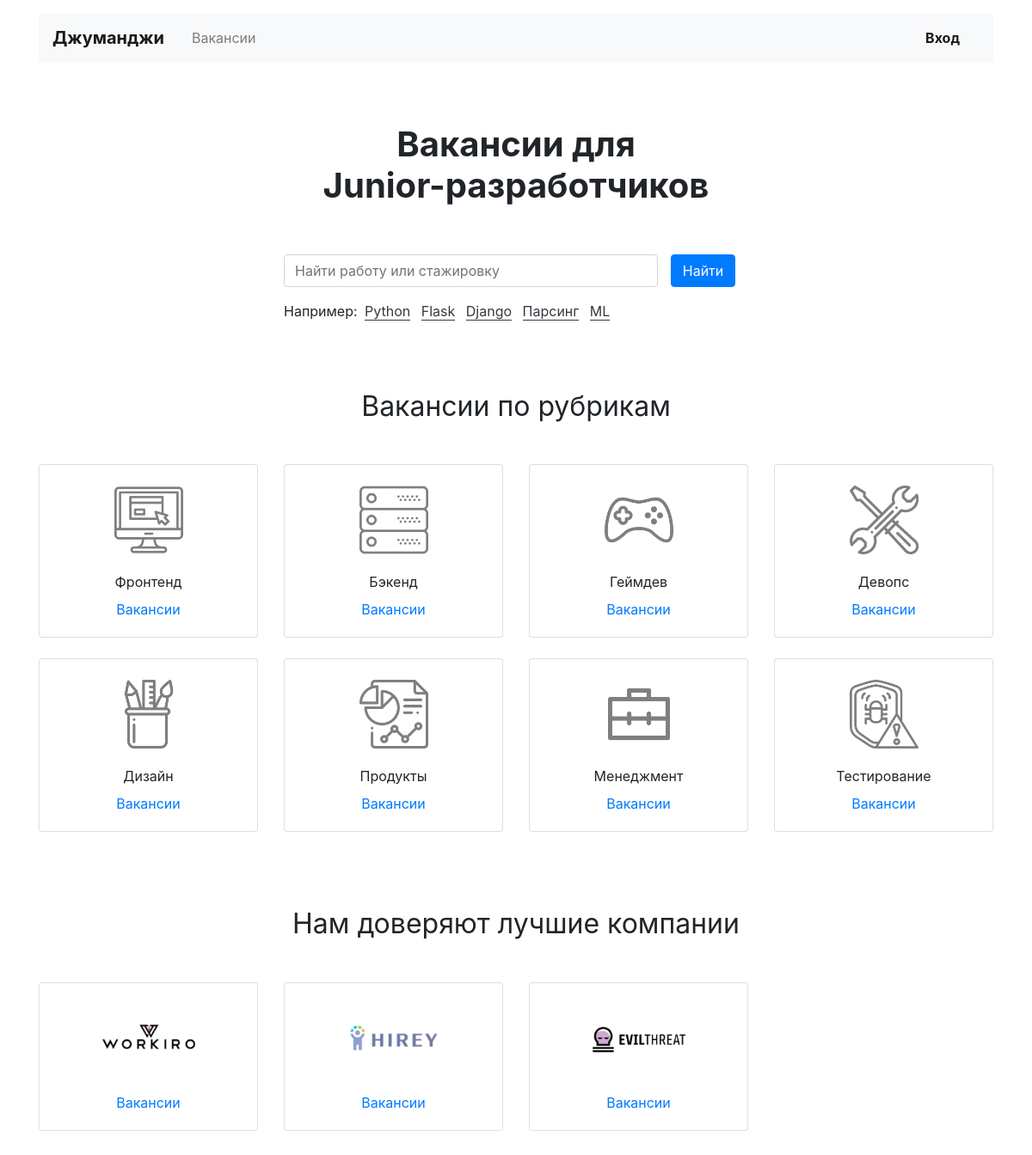
Before: / with the older database file.
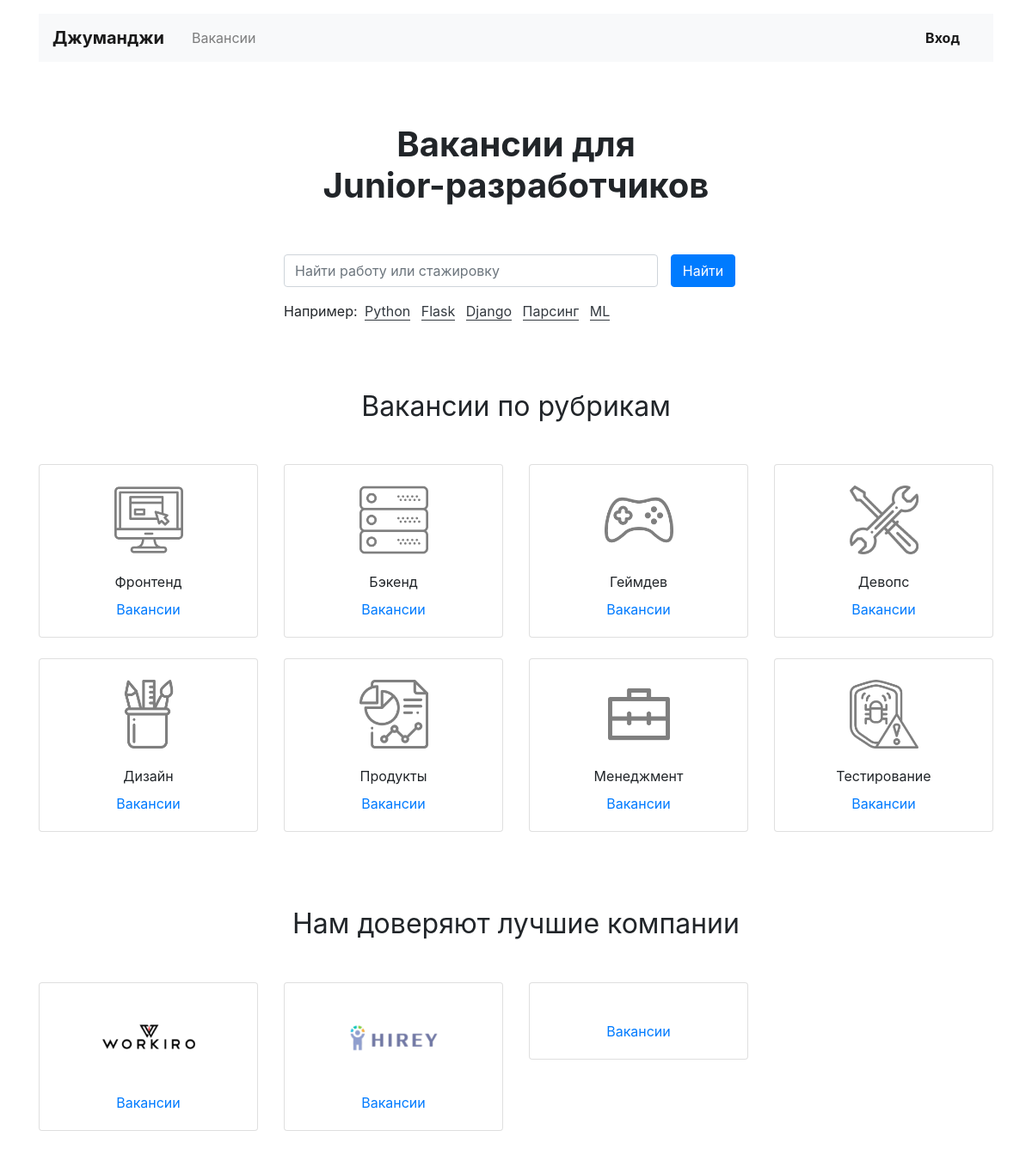
After: the same page with the newer database file.
### work/models.py (models this page shows, shortened)
class Company(models.Model):
    name = models.CharField(max_length=50)
    location = models.CharField(max_length=50)
    logo = models.ImageField(default='https://place-hold.it/100x60', upload_to=MEDIA_COMPANY_IMAGE_DIR)
    description = models.TextField()
    employee_count = models.IntegerField()
    owner = models.OneToOneField(User, on_delete=models.CASCADE)

### work/views.py (the view)
# urls.py: path('', view.main_view, name='main'),
def main_view(request):
    specialities = mdl.Specialty.objects.all()
    companies = sorted(mdl.Company.objects.all(), key=lambda x: random())[:8]
    return render(request, "work/index.html", context={
        "specialities": specialities,
        "companies": companies,
    })

### work/templates/work/index.html
{% extends "work/base.html" %}
{% block content %}
  <main class="container mt-3">
    <section>
      <h1 class="h1 text-center mx-auto mt-4 py-5"><strong>Вакансии для <br>Junior-разработчиков</strong></h1>
      <div class="row">
        <div class="col-12 col-md-8 col-lg-6 offset-lg-3 offset-md-2">
          <form action="{% url 'search' %}" class="form-inline mb-3" enctype="multipart/form-data" method="get">
            <div class="form-group col-8 col-md-10 pl-0">
              <input name="s" class="form-control w-100" type="search" placeholder="Найти работу или стажировку" aria-label="Найти работу или стажировку">
            </div>
            <div class="form-group col-4 col-md-2 pl-0">
              <button class="btn btn-primary w-100" type="submit">Найти</button>
            </div>
          </form>
          <p>Например:
            <a href="{% url 'search' %}?s=python" class="text-dark border-bottom border-dark m-1 text-decoration-none">Python</a>
            <a href="{% url 'search' %}?s=flask" class="text-dark border-bottom border-dark m-1 text-decoration-none">Flask</a>
            <a href="{% url 'search' %}?s=django" class="text-dark border-bottom border-dark m-1 text-decoration-none">Django</a>
            <a href="{% url 'search' %}?s=parsing" class="text-dark border-bottom border-dark m-1 text-decoration-none">Парсинг</a>
            <a href="{% url 'search' %}?s=ml" class="text-dark border-bottom border-dark m-1 text-decoration-none">ML</a>
          </p>
        </div>
      </div>
    </section>
    <section class="mt-5 pt-3">
      <h2 class="h2 font-weight-normal text-center mb-5">Вакансии по рубрикам</h2>
      <div class="row mb-0">
        {% for spec in specialities %}
        <div class="col-6 col-md-6 col-lg-3">
          <div class="card pt-4 text-center mb-4">
            <img class="mx-auto d-block" src="{{ spec.picture }}" width="80" height="80" alt="">
            <div class="card-body">
              <p class="card-text mb-2">{{ spec.title }}</p>
              <p class="card-text"><a href="{% url 'vac_cat' spec.code %}">Вакансии</a></p>
            </div>
          </div>
        </div>
        {% endfor %}
      </div>
    </section>
    <section class="my-5 pt-3">
      <h2 class="h2 font-weight-normal text-center mb-5">Нам доверяют лучшие компании</h2>
      <div class="row mb-0">
        {% for comp in companies %}
        <div class="col-6 col-md-6 col-lg-3">
          <div class="card pt-4 text-center mb-4">
            <a href="{% url 'company' comp.id %}" style="max-width: 150px;" class="mx-auto d-block">
              <img class="mx-auto d-block mw-100" src="{{ comp.logo.url }}" alt="">
            </a>
            <div class="card-body">
              <p class="card-text"><a href="{% url 'company' comp.id %}">Вакансии</a></p>
            </div>
          </div>
        </div>
        {% endfor %}
      </div>
    </section>
  </main>
  {% endblock content %}

Changed rows visible on the page:
changed Company (number 3 of 3 on the later page): logo: picture removed
